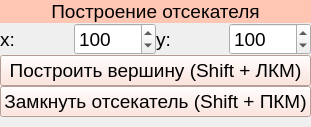
        <widget class="QFrame" name="frame_7">
         <property name="sizePolicy">
          <sizepolicy hsizetype="Preferred" vsizetype="Fixed">
           <horstretch>0</horstretch>
           <verstretch>0</verstretch>
          </sizepolicy>
         </property>
         <layout class="QVBoxLayout" name="verticalLayout_4">
          <property name="spacing">
           <number>0</number>
          </property>
          <property name="leftMargin">
           <number>0</number>
          </property>
          <property name="topMargin">
           <number>0</number>
          </property>
          <property name="rightMargin">
           <number>0</number>
          </property>
          <property name="bottomMargin">
           <number>10</number>
          </property>
          <item>
           <widget class="QLabel" name="label_10">
            <property name="sizePolicy">
             <sizepolicy hsizetype="Preferred" vsizetype="Fixed">
              <horstretch>0</horstretch>
              <verstretch>0</verstretch>
             </sizepolicy>
            </property>
            <property name="font">
             <font>
              <pointsize>14</pointsize>
             </font>
            </property>
            <property name="styleSheet">
             <string notr="true">background-color: rgb(255, 198, 180);</string>
            </property>
            <property name="text">
             <string>Построение отсекателя</string>
            </property>
            <property name="alignment">
             <set>Qt::AlignCenter</set>
            </property>
           </widget>
          </item>
          <item>
           <layout class="QHBoxLayout" name="horizontalLayout_22">
            <property name="rightMargin">
             <number>0</number>
            </property>
            <property name="bottomMargin">
             <number>0</number>
            </property>
            <item>
             <widget class="QLabel" name="label_42">
              <property name="sizePolicy">
               <sizepolicy hsizetype="Preferred" vsizetype="Preferred">
                <horstretch>0</horstretch>
                <verstretch>0</verstretch>
               </sizepolicy>
              </property>
              <property name="font">
               <font>
                <pointsize>14</pointsize>
               </font>
              </property>
              <property name="text">
               <string>x: </string>
              </property>
             </widget>
            </item>
            <item>
             <widget class="QSpinBox" name="clipper_x_sp">
              <property name="sizePolicy">
               <sizepolicy hsizetype="Minimum" vsizetype="Preferred">
                <horstretch>0</horstretch>
                <verstretch>0</verstretch>
               </sizepolicy>
              </property>
              <property name="font">
               <font>
                <pointsize>14</pointsize>
               </font>
              </property>
              <property name="maximum">
               <number>10000</number>
              </property>
              <property name="value">
               <number>100</number>
              </property>
             </widget>
            </item>
            <item>
             <widget class="QLabel" name="label_43">
              <property name="sizePolicy">
               <sizepolicy hsizetype="Preferred" vsizetype="Preferred">
                <horstretch>0</horstretch>
                <verstretch>0</verstretch>
               </sizepolicy>
              </property>
              <property name="font">
               <font>
                <pointsize>14</pointsize>
               </font>
              </property>
              <property name="text">
               <string>y: </string>
              </property>
             </widget>
            </item>
            <item>
             <widget class="QSpinBox" name="clipper_y_sp">
              <property name="sizePolicy">
               <sizepolicy hsizetype="Minimum" vsizetype="Preferred">
                <horstretch>0</horstretch>
                <verstretch>0</verstretch>
               </sizepolicy>
              </property>
              <property name="font">
               <font>
                <pointsize>14</pointsize>
               </font>
              </property>
              <property name="maximum">
               <number>10000</number>
              </property>
              <property name="value">
               <number>100</number>
              </property>
             </widget>
            </item>
           </layout>
          </item>
          <item>
           <widget class="QPushButton" name="add_point_clipper_btn">
            <property name="sizePolicy">
             <sizepolicy hsizetype="Minimum" vsizetype="Preferred">
              <horstretch>0</horstretch>
              <verstretch>0</verstretch>
             </sizepolicy>
            </property>
            <property name="minimumSize">
             <size>
              <width>300</width>
              <height>0</height>
             </size>
            </property>
            <property name="font">
             <font>
              <pointsize>14</pointsize>
             </font>
            </property>
            <property name="styleSheet">
             <string notr="true">background-color: rgb(255, 221, 211);</string>
            </property>
            <property name="text">
             <string>Построить вершину (Shift + ЛКМ)</string>
            </property>
           </widget>
          </item>
          <item>
           <widget class="QPushButton" name="close_clipper_btn">
            <property name="sizePolicy">
             <sizepolicy hsizetype="Minimum" vsizetype="Preferred">
              <horstretch>0</horstretch>
              <verstretch>0</verstretch>
             </sizepolicy>
            </property>
            <property name="minimumSize">
             <size>
              <width>300</width>
              <height>0</height>
             </size>
            </property>
            <property name="font">
             <font>
              <pointsize>14</pointsize>
             </font>
            </property>
            <property name="styleSheet">
             <string notr="true">background-color: rgb(255, 221, 211);</string>
            </property>
            <property name="text">
             <string>Замкнуть отсекатель (Shift + ПКМ)</string>
            </property>
           </widget>
          </item>
         </layout>
        </widget>
